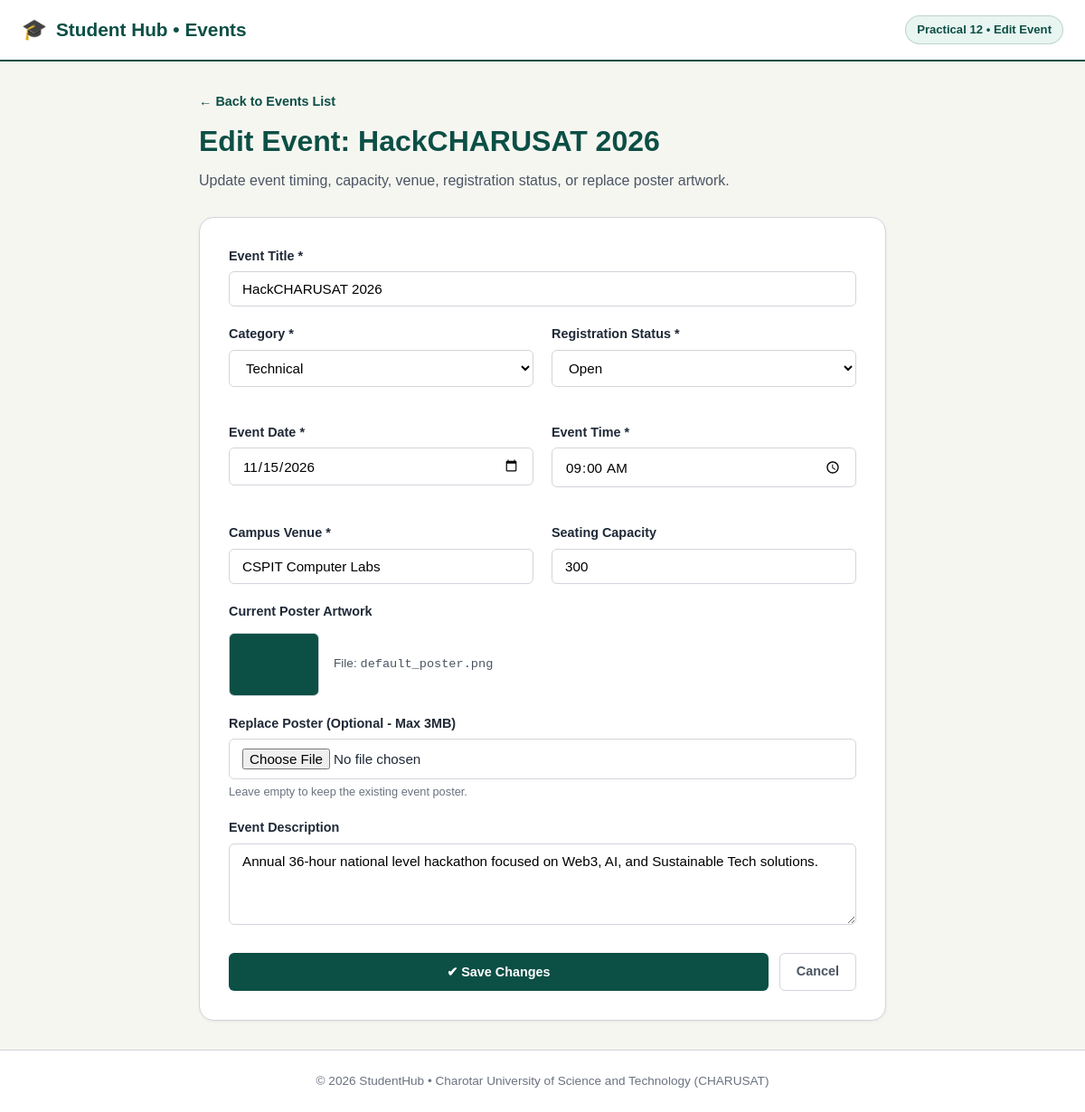
The page /edit.php?id=1 on the database its author committed.
### tables this page shows
CREATE TABLE IF NOT EXISTS `events` (
    `id` INT AUTO_INCREMENT PRIMARY KEY,
    `title` VARCHAR(150) NOT NULL,
    `category` VARCHAR(50) NOT NULL DEFAULT 'Technical',
    `event_date` DATE NOT NULL,
    `event_time` TIME DEFAULT '10:00:00',
    `venue` VARCHAR(150) DEFAULT 'Seminar Hall, CHARUSAT',
    `description` TEXT NULL,
    `capacity` INT DEFAULT 100,
    `status` ENUM('Open', 'Closed', 'Upcoming') DEFAULT 'Open',
    `poster` VARCHAR(255) DEFAULT NULL,
    `created_at` TIMESTAMP DEFAULT CURRENT_TIMESTAMP
);

### edit.php (the view, shortened to what this page needs)
<?php
require_once __DIR__ . '/db.php';
$id = (int)($_GET['id'] ?? $_POST['id'] ?? 0);
$fetchStmt = $mysqli->prepare("SELECT * FROM events WHERE id = ? LIMIT 1");
$fetchStmt->bind_param("i", $id);
$fetchStmt->execute();
$res = $fetchStmt->get_result();
$event = $res->fetch_assoc();
$errors = [];
if ($_SERVER['REQUEST_METHOD'] === 'POST') {
    $csrf = $_POST['csrf_token'] ?? '';
    if (!hash_equals($_SESSION['p12_csrf'], $csrf)) {
        $errors[] = 'CSRF token mismatch. Please try again.';
    }
    $title       = trim(strip_tags($_POST['title'] ?? ''));
    $category    = trim($_POST['category'] ?? 'Technical');
    $eventDate   = trim($_POST['event_date'] ?? '');
    $eventTime   = trim($_POST['event_time'] ?? '10:00');
    $venue       = trim(strip_tags($_POST['venue'] ?? ''));
    $capacity    = max(1, (int)($_POST['capacity'] ?? 100));
    $status      = trim($_POST['status'] ?? 'Open');
    $description = trim(strip_tags($_POST['description'] ?? ''));
    if (empty($title) || strlen($title) < 3) {
        $errors[] = 'Event title must be at least 3 characters.';
    }
    if (empty($eventDate)) {
        $errors[] = 'Valid event date is required.';
    }
    if (empty($venue)) {
        $errors[] = 'Event venue is required.';
    }
    $allowedStatuses = ['Open', 'Upcoming', 'Closed'];
    if (!in_array($status, $allowedStatuses, true)) {
        $errors[] = 'Invalid event status.';
    }
    $currentPoster = $event['poster'];
    $newPoster = $currentPoster;
    if (isset($_FILES['poster']) && $_FILES['poster']['error'] !== UPLOAD_ERR_NO_FILE) {
        $file = $_FILES['poster'];
        if ($file['error'] !== UPLOAD_ERR_OK) {
            $errors[] = 'File upload error code: ' . $file['error'];
        } else {
            if ($file['size'] > 3 * 1024 * 1024) {
                $errors[] = 'Poster file size must be less than 3 MB.';
            }
            $allowedTypes = ['image/jpeg', 'image/png', 'image/webp', 'image/gif'];
            $fileInfo = @getimagesize($file['tmp_name']);
            if (!$fileInfo || !in_array($fileInfo['mime'], $allowedTypes, true)) {
                $errors[] = 'Invalid image format. Allowed formats: JPG, PNG, WEBP, GIF.';
            }
            if (empty($errors)) {
                $ext = pathinfo($file['name'], PATHINFO_EXTENSION);
                $newFilename = 'poster_' . bin2hex(random_bytes(8)) . '.' . strtolower($ext);
                $destination = __DIR__ . '/uploads/' . $newFilename;
                if (move_uploaded_file($file['tmp_name'], $destination)) {
                    if (!empty($currentPoster) && $currentPoster !== 'default_poster.png') {
                        $oldPath = __DIR__ . '/uploads/' . $currentPoster;
                        if (file_exists($oldPath)) {
                            @unlink($oldPath);
                        }
                    }
                    $newPoster = $newFilename;
                } else {
                    $errors[] = 'Failed to move uploaded poster to storage directory.';
                }
            }
        }
    }
    if (empty($errors)) {
        $updateSql = "UPDATE events SET title = ?, category = ?, event_date = ?, event_time = ?, venue = ?, description = ?, capacity = ?, status = ?, poster = ? WHERE id = ?";
        $updateStmt = $mysqli->prepare($updateSql);
        $updateStmt->bind_param(
            "ssssssissi",
            $title,
            $category,
            $eventDate,
            $eventTime,
            $venue,
            $description,
            $capacity,
            $status,
            $newPoster,
            $id
        );
        if ($updateStmt->execute()) {
            $updateStmt->close();
            $_SESSION['p12_success'] = "Event '{$title}' updated successfully!";
            header('Location: index.php');
            exit;
        } else {
            $errors[] = 'Database failure while updating event details.';
            $updateStmt->close();
        }
    }
} else {
    $title       = $event['title'];
    $category    = $event['category'];
    $eventDate   = $event['event_date'];
    $eventTime   = $event['event_time'];
    $venue       = $event['venue'];
    $capacity    = $event['capacity'];
    $status      = $event['status'];
    $description = $event['description'];
    $newPoster   = $event['poster'];
}
$previewPoster = !empty($newPoster) && file_exists(__DIR__ . '/uploads/' . $newPoster)
    ? 'uploads/' . htmlspecialchars($newPoster)
    : 'uploads/default_poster.png';
?>
<!DOCTYPE html>
<html lang="en">
<head>
    <link rel="stylesheet" href="style.css">
</head>
<body>
    <header class="site-header">
        <div class="header-container">
            <a href="index.php" class="logo">
                <span class="logo-icon">&#127891;</span>
                <span>Student Hub &bull; Events</span>
            </a>
            <span class="badge">Practical 12 &bull; Edit Event</span>
        </div>
    </header>
    <main class="main-wrapper">
        <div class="page-header" style="max-width: 760px; margin: 0 auto 28px auto;">
            <a href="index.php" style="color: var(--primary); text-decoration: none; font-size: 0.9rem; font-weight: 600;">
                &larr; Back to Events List
            </a>
            <h1 style="margin-top: 8px;">Edit Event: <?= htmlspecialchars($event['title']) ?></h1>
            <p>Update event timing, capacity, venue, registration status, or replace poster artwork.</p>
        </div>
        <div class="form-card">
            <form method="POST" action="edit.php" enctype="multipart/form-data">
                <div class="form-group">
                    <label class="form-label" for="title">Event Title *</label>
                    <input
                        type="text"
                        id="title"
                        name="title"
                        class="form-input"
                        value="<?= htmlspecialchars($title) ?>"
                        required
                    >
                </div>
                <div class="form-grid">
                    <div class="form-group">
                        <label class="form-label" for="category">Category *</label>
                        <select id="category" name="category" class="form-select" required>
                            <option value="Technical" <?= $category === 'Technical' ? 'selected' : '' ?>>Technical</option>
                        </select>
                    </div>
                    <div class="form-group">
                        <label class="form-label" for="status">Registration Status *</label>
                        <select id="status" name="status" class="form-select" required>
                            <option value="Open" <?= $status === 'Open' ? 'selected' : '' ?>>Open</option>
                        </select>
                    </div>
                    <div class="form-group">
                        <label class="form-label" for="event_date">Event Date *</label>
                        <input
                            type="date"
                            id="event_date"
                            name="event_date"
                            class="form-input"
                            value="<?= htmlspecialchars($eventDate) ?>"
                            required
                        >
                    </div>
                    <div class="form-group">
                        <label class="form-label" for="event_time">Event Time *</label>
                        <input
                            type="time"
                            id="event_time"
                            name="event_time"
                            class="form-input"
                            value="<?= htmlspecialchars(substr($eventTime, 0, 5)) ?>"
                            required
                        >
                    </div>
                    <div class="form-group">
                        <label class="form-label" for="venue">Campus Venue *</label>
                        <input
                            type="text"
                            id="venue"
                            name="venue"
                            class="form-input"
                            value="<?= htmlspecialchars($venue) ?>"
                            required
                        >
                    </div>
                    <div class="form-group">
                        <label class="form-label" for="capacity">Seating Capacity</label>
                        <input
                            type="number"
                            id="capacity"
                            name="capacity"
                            class="form-input"
                            min="1"
                            value="<?= htmlspecialchars((string)$capacity) ?>"
                        >
                    </div>
                </div>
                <div class="form-group">
                    <label class="form-label">Current Poster Artwork</label>
                    <div class="poster-preview-wrapper">
                        <img src="<?= $previewPoster ?>" alt="Current Poster" class="poster-thumb">
                        <span style="font-size: 0.85rem; color: var(--text-secondary);">
                            File: <code><?= htmlspecialchars($event['poster'] ?? 'default_poster.png') ?></code>
                        </span>
                    </div>
                </div>
                <div class="form-group">
                    <label class="form-label" for="poster">Replace Poster (Optional - Max 3MB)</label>
                    <input type="file" id="poster" name="poster" class="form-input" accept="image/jpeg,image/png,image/webp,image/gif">
                    <small style="color: var(--text-muted); font-size: 0.8rem; display: block; margin-top: 4px;">
                        Leave empty to keep the existing event poster.
                    </small>
                </div>
                <div class="form-group">
                    <label class="form-label" for="description">Event Description</label>
                    <textarea
                        id="description"
                        name="description"
                        class="form-textarea"
                        rows="4"
                    ><?= htmlspecialchars($description) ?></textarea>
                </div>
                <div style="display: flex; gap: 12px; margin-top: 24px;">
                    <button type="submit" class="btn btn-primary" style="flex: 1;">&#10004; Save Changes</button>
                    <a href="index.php" class="btn btn-outline">Cancel</a>
                </div>
            </form>
        </div>
    </main>
    <footer class="site-footer">
        <div class="footer-container">
            <p>&copy; 2026 StudentHub &bull; Charotar University of Science and Technology (CHARUSAT)</p>
        </div>
    </footer>
</body>
</html>

### style.css (style rules this page uses)
:root { --primary: #0c4f45; --primary-hover: #083831; --primary-light: #e8f5f1; --surface: #ffffff; --background: #f6f6f1; --card-bg: #ffffff; --border: #d1d5db; --text-primary: #1f2937; --text-secondary: #4b5563; --text-muted: #6b7280; --success: #0c4f45; --success-light: #e8f5f1; --warning: #d97706; --warning-light: #fef3c7; --danger: #dc2626; --danger-light: #fee2e2; --info: #0f766e; --info-light: #ccfbf1; --radius-sm: 6px; --radius-md: 10px; --radius-lg: 16px; --shadow-sm: 0 1px 3px 0 rgba(0, 0, 0, 0.06); --shadow-md: 0 4px 6px -1px rgba(12, 79, 69, 0.08), 0 2px 4px -1px rgba(0, 0, 0, 0.04); --shadow-lg: 0 10px 15px -3px rgba(12, 79, 69, 0.12), 0 4px 6px -2px rgba(0, 0, 0, 0.05); --transition: all 0.2s cubic-bezier(0.4, 0, 0.2, 1); }
* { box-sizing: border-box; margin: 0; padding: 0; }
body { font-family: Arial, Helvetica, sans-serif; background-color: var(--background); color: var(--text-primary); line-height: 1.5; min-height: 100vh; display: flex; flex-direction: column; }
.site-header { background: var(--surface); border-bottom: 2px solid #0c4f45; position: sticky; top: 0; z-index: 40; box-shadow: var(--shadow-sm); }
.header-container { max-width: 1200px; margin: 0 auto; padding: 16px 24px; display: flex; justify-content: space-between; align-items: center; }
.logo { display: flex; align-items: center; gap: 10px; font-size: 1.3rem; font-weight: bold; color: var(--primary); text-decoration: none; }
.logo-icon { font-size: 1.4rem; }
.badge { background: var(--primary-light); color: var(--primary); font-size: 0.82rem; font-weight: 700; padding: 5px 12px; border-radius: 9999px; border: 1px solid rgba(12, 79, 69, 0.2); }
.main-wrapper { flex: 1; max-width: 1200px; width: 100%; margin: 0 auto; padding: 32px 24px; }
.page-header { margin-bottom: 28px; }
.page-header h1 { font-size: 2rem; font-weight: 800; color: var(--primary); margin: 6px 0 8px 0; }
.page-header p { color: var(--text-secondary); font-size: 1rem; }
.btn { display: inline-flex; align-items: center; justify-content: center; gap: 8px; padding: 9px 18px; border-radius: var(--radius-sm); font-size: 0.9rem; font-weight: 600; cursor: pointer; text-decoration: none; border: 1px solid transparent; transition: var(--transition); }
.btn-primary { background: var(--primary); color: #fff; }
.btn-outline { background: #fff; color: var(--text-secondary); border-color: var(--border); }
.form-card { background: var(--surface); border-radius: var(--radius-lg); border: 1px solid var(--border); box-shadow: var(--shadow-sm); padding: 32px; max-width: 760px; margin: 0 auto; }
.form-grid { display: grid; grid-template-columns: 1fr 1fr; gap: 20px; }
.form-group { margin-bottom: 20px; }
.form-label { display: block; font-size: 0.9rem; font-weight: 600; color: var(--text-primary); margin-bottom: 6px; }
.form-input, .form-textarea, .form-select { width: 100%; padding: 10px 14px; border: 1px solid var(--border); border-radius: var(--radius-sm); font-size: 0.95rem; font-family: inherit; outline: none; transition: var(--transition); background: #fff; }
.poster-preview-wrapper { margin-top: 12px; display: flex; align-items: center; gap: 16px; }
.poster-thumb { width: 100px; height: 70px; object-fit: cover; border-radius: var(--radius-sm); border: 1px solid var(--border); }
.site-footer { background: var(--surface); border-top: 1px solid var(--border); padding: 24px; text-align: center; margin-top: auto; font-size: 0.85rem; color: var(--text-muted); }

### rows shown on the page
events: title "HackCHARUSAT 2026", category "Technical", status "Open", event_date "11/15/2026", event_time "09:00", venue "CSPIT Computer Labs", capacity "300", poster (placeholder picture), poster "default_poster.png", description "Annual 36-hour national level hackathon focused on Web3, AI, and Sustainable Tech solutions."
